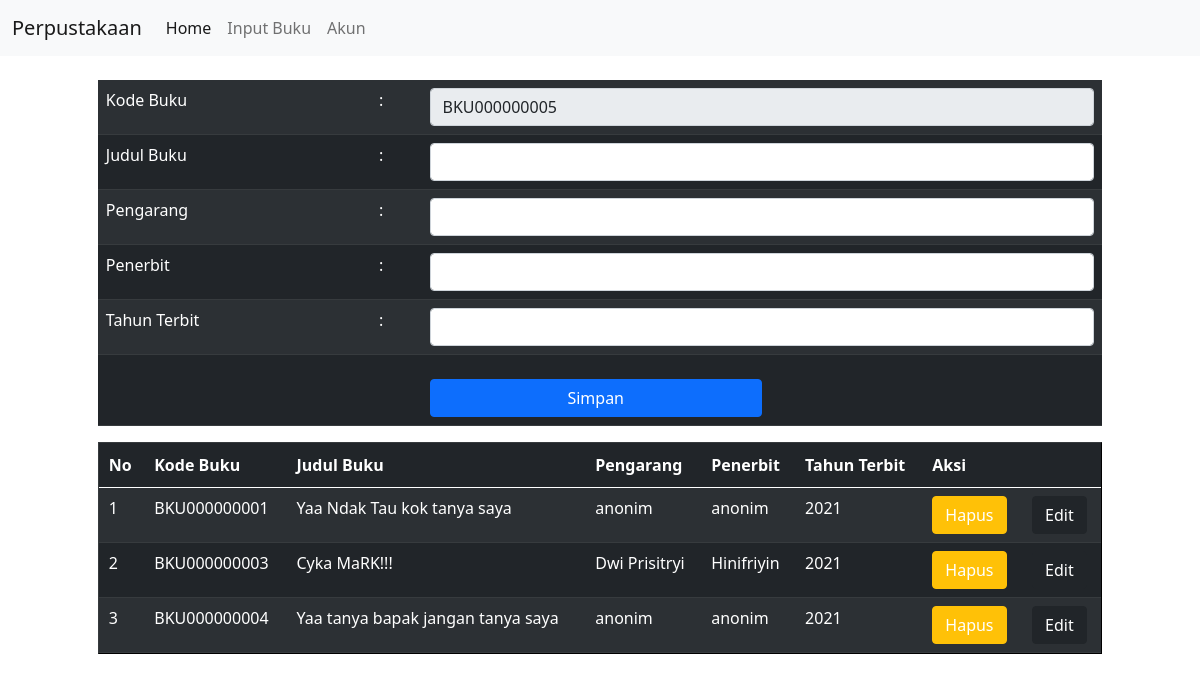
Screenshot of /input-buku.php with the database file from the repository.
### tables this page shows
CREATE TABLE `buku` (
  `id_buku` int(20) NOT NULL,
  `kode_buku` varchar(100) NOT NULL,
  `judul` varchar(500) NOT NULL,
  `pengarang` varchar(500) NOT NULL,
  `penerbit` varchar(500) NOT NULL,
  `tahun_terbit` int(5) NOT NULL
);

### library/controller.php (called while the page is built, shortened)
<?php
class controller{
    function tampil($con, $tabel)
    {
        $sql = "SELECT * FROM $tabel";
        $jalan = mysqli_query($con, $sql);
        while($data = mysqli_fetch_assoc($jalan))
            $isi[] = $data;
            return @$isi;
    }
}
?>

### input-buku.php (the view, shortened to what this page needs)
<?php
    include "config/koneksi.php";
    include "library/controller.php";
    $go = new controller();
    $tabel = "buku";
    $query = mysqli_query($con, "SELECT max(kode_buku) as kode_buku FROM buku");
    @$data = mysqli_fetch_array($query);
    @$kodeBarang = $data['kode_buku'];
    $urutan = (int) substr($kodeBarang, 9, 9);
    $urutan++;
    $huruf = "BKU";
    $kodeBarang = $huruf . sprintf("%09s", $urutan);
?>
<!doctype html>
<html lang="en">
<head>
    <link href="https://cdn.jsdelivr.net/npm/bootstrap@5.0.0-beta3/dist/css/bootstrap.min.css" rel="stylesheet">
    <link rel="stylesheet" href="https://cdn.datatables.net/1.10.24/css/jquery.dataTables.min.css">
</head>
<body>
<nav class="navbar navbar-expand-lg navbar-light bg-light">
  <div class="container-fluid">
    <a class="navbar-brand" href="#">Perpustakaan</a>
    <div class="collapse navbar-collapse" id="navbarNav">
      <ul class="navbar-nav">
        <li class="nav-item">
          <a class="nav-link active" aria-current="page" href="dashboard.php">Home</a>
        </li>
        <li class="nav-item">
          <a class="nav-link" href="input-buku.php">Input Buku</a>
        </li>
        <li class="nav-item">
          <a class="nav-link" href="user.php">Akun</a>
        </li>
      </ul>
    </div>
  </div>
</nav>
    <div class="container">
    <br>
    <form method="post" class="mx-auto pb-5">
            <table align="center" class="table table-dark table-striped" style="width:90%">
                <tr>
                    <td>Kode Buku</td>
                    <td>:</td>
                    <td><input class="form-control" type="text" name="Kode_buku" value="<?php if(@$edit['kode_buku']==null){echo $kodeBarang;}else{ echo @$edit['kode_buku'];}?>" readonly></td>
                </tr>
                <tr>
                    <td>Judul Buku</td>
                    <td>:</td>
                    <td><input class="form-control" type="text" name="Judul" value="<?php echo @$edit['judul'] ?>" required></td>
                </tr>
                <tr>
                    <td>Pengarang</td>
                    <td>:</td>
                    <td><input class="form-control" type="text" name="Pengarang" value="<?php echo @$edit['pengarang'] ?>" required></td>
                </tr>
                <tr>
                    <td>Penerbit</td>
                    <td>:</td>
                    <td><input class="form-control" type="text" name="Penerbit" value="<?php echo @$edit['penerbit'] ?>" required></td>
                </tr>
                <tr>
                    <td>Tahun Terbit</td>
                    <td>:</td>
                    <td><input class="form-control" type="text" name="Tahun_terbit" value="<?php echo @$edit['tahun_terbit'] ?>" required></td>
                </tr>
                <tr>
                    <td></td>
                    <td></td>
                    <td>
                        <?php if(@$_GET['id']==""){ ?>
                                <button class="btn btn-primary col-6 mt-3" type="submit" name="simpan" value="SIMPAN">Simpan</button>
                            <?php }else{?>
                                <button class="btn btn-primary" type="submit" name="ubah" value="UBAH">Ubah</button>
                            <?php } ?>
                    </td>
                </tr>
            </table>
            <table align="center" border="1" id="tabel-data" class="table table-dark table-striped" style="width:90%">
                <thead>
                    <tr>
                        <th>No</th>
                        <th>Kode Buku</th>
                        <th>Judul Buku</th>
                        <th>Pengarang</th>
                        <th>Penerbit</th>
                        <th>Tahun Terbit</th>
                        <th colspan="2">Aksi</th>
                    </tr>
                </thead>
                <tbody>
                    <?php
                        $data = $go->tampil($con, $tabel);
                        $no = 0;
                        if($data==""){
                            echo "<tr><td colspan = '4'>No Record</td></tr>";
                        }else{
                        foreach($data as $r){
                        $no++
                    ?>
                    <tr>
                        <td><?php echo $no; ?></td>
                        <td><?php echo $r['kode_buku'] ?></td>
                        <td><?php echo $r['judul'] ?></td>
                        <td><?php echo $r['pengarang'] ?></td>
                        <td><?php echo $r['penerbit'] ?></td>
                        <td><?php echo $r['tahun_terbit'] ?></td>
                        <td><button type="submit" class="btn btn-warning"><a style="text-decoration:none; color:white" href="?menu=dashboard&hapus&id=<?php echo $r['id_buku'] ?>" onclick="return confirm('Hapus Data?')">Hapus</a></button></td>
                        <td><button type="submit" class="btn btn-dark"><a style="text-decoration:none; color:white; hover" href="?menu=dashboard&edit&id=<?php echo $r['id_buku'] ?>">Edit</a></button></td>
                    </tr>
                    <?php }  } ?>
                </tbody>
            </table>
        </form>
    </div>
</body>
</html>

### rows the page displays
buku: kode_buku "BKU000000001", judul "Yaa Ndak Tau kok tanya saya", pengarang "anonim", penerbit "anonim", tahun_terbit "2021"
buku: kode_buku "BKU000000003", judul "Cyka MaRK!!!", pengarang "Dwi Prisitryi", penerbit "Hinifriyin", tahun_terbit "2021"
buku: kode_buku "BKU000000004", judul "Yaa tanya bapak jangan tanya saya", pengarang "anonim", penerbit "anonim", tahun_terbit "2021"
